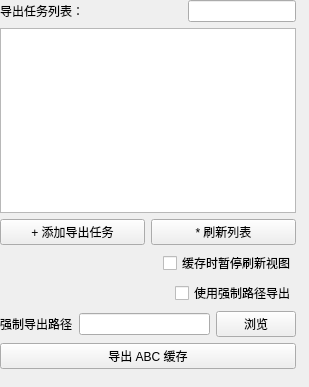
<?xml version="1.0" encoding="UTF-8"?>
<ui version="4.0">
 <class>Form</class>
 <widget class="QWidget" name="Form">
  <property name="geometry">
   <rect>
    <x>0</x>
    <y>0</y>
    <width>309</width>
    <height>387</height>
   </rect>
  </property>
  <property name="windowTitle">
   <string>Form</string>
  </property>
  <widget class="QWidget" name="">
   <property name="geometry">
    <rect>
     <x>0</x>
     <y>0</y>
     <width>296</width>
     <height>369</height>
    </rect>
   </property>
   <layout class="QVBoxLayout" name="verticalLayout">
    <item>
     <layout class="QHBoxLayout" name="horizontalLayout">
      <item>
       <widget class="QLabel" name="label">
        <property name="text">
         <string>导出任务列表：</string>
        </property>
       </widget>
      </item>
      <item>
       <spacer name="horizontalSpacer">
        <property name="orientation">
         <enum>Qt::Horizontal</enum>
        </property>
        <property name="sizeHint" stdset="0">
         <size>
          <width>40</width>
          <height>20</height>
         </size>
        </property>
       </spacer>
      </item>
      <item>
       <widget class="QLineEdit" name="lineEdit"/>
      </item>
     </layout>
    </item>
    <item>
     <widget class="QTableWidget" name="tskLs"/>
    </item>
    <item>
     <layout class="QHBoxLayout" name="horizontalLayout_2">
      <item>
       <widget class="QPushButton" name="pushButton">
        <property name="text">
         <string>+ 添加导出任务</string>
        </property>
       </widget>
      </item>
      <item>
       <widget class="QPushButton" name="pushButton_2">
        <property name="text">
         <string>* 刷新列表</string>
        </property>
       </widget>
      </item>
     </layout>
    </item>
    <item>
     <layout class="QHBoxLayout" name="horizontalLayout_3">
      <item>
       <spacer name="horizontalSpacer_2">
        <property name="orientation">
         <enum>Qt::Horizontal</enum>
        </property>
        <property name="sizeType">
         <enum>QSizePolicy::MinimumExpanding</enum>
        </property>
        <property name="sizeHint" stdset="0">
         <size>
          <width>40</width>
          <height>20</height>
         </size>
        </property>
       </spacer>
      </item>
      <item>
       <widget class="QCheckBox" name="checkBox">
        <property name="text">
         <string>缓存时暂停刷新视图</string>
        </property>
       </widget>
      </item>
     </layout>
    </item>
    <item>
     <layout class="QHBoxLayout" name="horizontalLayout_4">
      <item>
       <spacer name="horizontalSpacer_3">
        <property name="orientation">
         <enum>Qt::Horizontal</enum>
        </property>
        <property name="sizeType">
         <enum>QSizePolicy::MinimumExpanding</enum>
        </property>
        <property name="sizeHint" stdset="0">
         <size>
          <width>40</width>
          <height>20</height>
         </size>
        </property>
       </spacer>
      </item>
      <item>
       <widget class="QCheckBox" name="checkBox_2">
        <property name="text">
         <string>使用强制路径导出</string>
        </property>
       </widget>
      </item>
     </layout>
    </item>
    <item>
     <layout class="QHBoxLayout" name="horizontalLayout_5">
      <item>
       <widget class="QLabel" name="label_2">
        <property name="text">
         <string>强制导出路径</string>
        </property>
       </widget>
      </item>
      <item>
       <widget class="QLineEdit" name="lineEdit_2"/>
      </item>
      <item>
       <widget class="QPushButton" name="pushButton_3">
        <property name="text">
         <string>浏览</string>
        </property>
       </widget>
      </item>
     </layout>
    </item>
    <item>
     <widget class="QPushButton" name="pushButton_4">
      <property name="text">
       <string>导出 ABC 缓存</string>
      </property>
     </widget>
    </item>
   </layout>
  </widget>
 </widget>
 <resources/>
 <connections/>
</ui>
